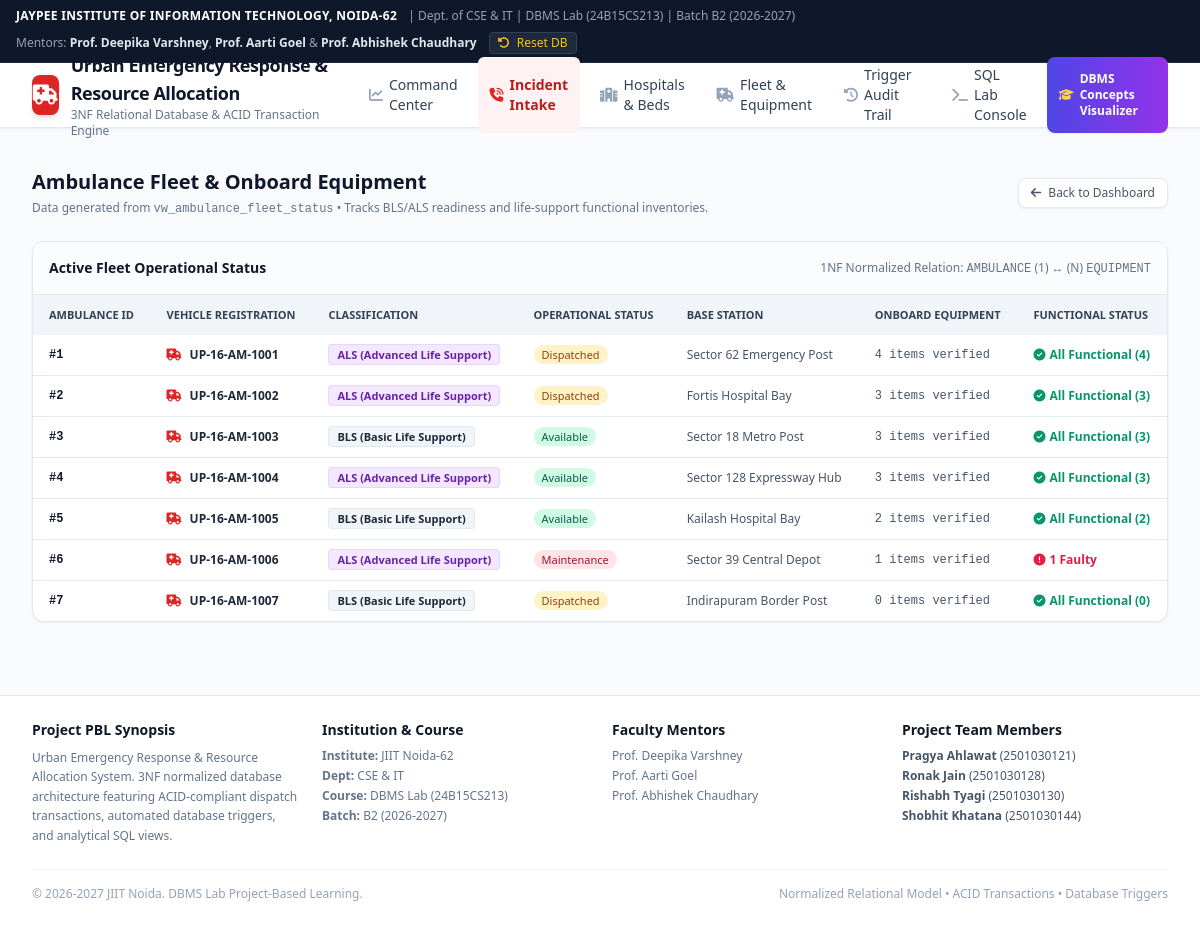
/fleet, run on the app's committed database.
### tables this page shows
CREATE TABLE AMBULANCE (
    ambulance_id INTEGER PRIMARY KEY AUTOINCREMENT,
    vehicle_no TEXT NOT NULL UNIQUE,
    type TEXT CHECK (type IN ('BLS', 'ALS')) NOT NULL,
    operational_status TEXT CHECK (operational_status IN ('Available', 'Dispatched', 'In-Transit', 'Maintenance')) DEFAULT 'Available' NOT NULL,
    base_station TEXT NOT NULL
);

### app.py (the view)
@app.route("/fleet")
def fleet_status():
    ambulances = db.get_ambulance_fleet()
    return render_template("fleet.html", ambulances=ambulances, title="Fleet & Equipment Tracking")

### database.py (called while the page is built)
def get_connection(db_path: str = DB_FILE) -> sqlite3.Connection:
    conn = sqlite3.connect(db_path, timeout=15.0)
    conn.execute("PRAGMA foreign_keys = ON;")
    conn.row_factory = sqlite3.Row
    return conn

def get_ambulance_fleet(db_path: str = DB_FILE) -> List[Dict[str, Any]]:
    conn = get_connection(db_path)
    try:
        cursor = conn.cursor()
        cursor.execute("SELECT * FROM vw_ambulance_fleet_status ORDER BY ambulance_id ASC")
        return [dict(row) for row in cursor.fetchall()]
    finally:
        conn.close()

### templates/fleet.html
{% extends "base.html" %}
{% block content %}
<div class="space-y-6">
    <div class="flex justify-between items-center">
        <div>
            <h1 class="text-xl font-bold text-slate-900">Ambulance Fleet & Onboard Equipment</h1>
            <p class="text-xs text-slate-500 mt-1">
                Data generated from <code>vw_ambulance_fleet_status</code> &bull; Tracks BLS/ALS readiness and life-support functional inventories.
            </p>
        </div>
        <a href="/" class="text-xs text-slate-600 hover:text-slate-900 bg-white border border-slate-200 px-3 py-1.5 rounded-lg shadow-sm">
            <i class="fa-solid fa-arrow-left mr-1"></i> Back to Dashboard
        </a>
    </div>
    <div class="bg-white rounded-xl border border-slate-200 shadow-sm overflow-hidden">
        <div class="p-4 border-b border-slate-200 bg-slate-50/50 flex justify-between items-center">
            <h3 class="text-sm font-bold text-slate-900">Active Fleet Operational Status</h3>
            <span class="text-xs text-slate-500">1NF Normalized Relation: <code>AMBULANCE</code> (1) &harr; (N) <code>EQUIPMENT</code></span>
        </div>
        <div class="overflow-x-auto">
            <table class="w-full text-left text-xs text-slate-600">
                <thead class="bg-slate-100 text-slate-700 uppercase font-semibold text-[11px]">
                    <tr>
                        <th class="py-3 px-4">Ambulance ID</th>
                        <th class="py-3 px-4">Vehicle Registration</th>
                        <th class="py-3 px-4">Classification</th>
                        <th class="py-3 px-4">Operational Status</th>
                        <th class="py-3 px-4">Base Station</th>
                        <th class="py-3 px-4">Onboard Equipment</th>
                        <th class="py-3 px-4">Functional Status</th>
                    </tr>
                </thead>
                <tbody class="divide-y divide-slate-200">
                    {% for a in ambulances %}
                    <tr class="hover:bg-slate-50">
                        <td class="py-3 px-4 font-mono font-bold text-slate-900">#{{ a.ambulance_id }}</td>
                        <td class="py-3 px-4 font-bold text-slate-800 flex items-center">
                            <i class="fa-solid fa-truck-medical mr-2 text-emergency-600"></i>
                            {{ a.vehicle_no }}
                        </td>
                        <td class="py-3 px-4">
                            <span class="px-2 py-0.5 rounded text-[11px] font-bold
                                {% if a.ambulance_type == 'ALS' %} bg-purple-100 text-purple-800 border border-purple-200
                                {% else %} bg-slate-100 text-slate-800 border border-slate-200 {% endif %}">
                                {{ a.ambulance_type }} ({{ 'Advanced Life Support' if a.ambulance_type == 'ALS' else 'Basic Life Support' }})
                            </span>
                        </td>
                        <td class="py-3 px-4">
                            <span class="px-2 py-0.5 rounded-full text-[11px] font-medium
                                {% if a.operational_status == 'Available' %} bg-emerald-100 text-emerald-800
                                {% elif a.operational_status in ('Dispatched', 'In-Transit') %} bg-amber-100 text-amber-800
                                {% else %} bg-rose-100 text-rose-800 {% endif %}">
                                {{ a.operational_status }}
                            </span>
                        </td>
                        <td class="py-3 px-4">{{ a.base_station }}</td>
                        <td class="py-3 px-4 font-mono font-medium">{{ a.total_equipment_count }} items verified</td>
                        <td class="py-3 px-4">
                            {% if a.faulty_equipment_count > 0 %}
                            <span class="text-rose-600 font-semibold"><i class="fa-solid fa-circle-exclamation mr-1"></i>{{ a.faulty_equipment_count }} Faulty</span>
                            {% else %}
                            <span class="text-emerald-600 font-semibold"><i class="fa-solid fa-circle-check mr-1"></i>All Functional ({{ a.functional_equipment_count }})</span>
                            {% endif %}
                        </td>
                    </tr>
                    {% endfor %}
                </tbody>
            </table>
        </div>
    </div>
</div>
{% endblock %}

### data on the page
AMBULANCE: ambulance_id "1", vehicle_no "UP-16-AM-1001", ambulance_type "ALS", type "Advanced Life Support", operational_status "Dispatched", base_station "Sector 62 Emergency Post", total_equipment_count "4", functional_equipment_count "4"
AMBULANCE: ambulance_id "2", vehicle_no "UP-16-AM-1002", ambulance_type "ALS", type "Advanced Life Support", operational_status "Dispatched", base_station "Fortis Hospital Bay", total_equipment_count "3", functional_equipment_count "3"
AMBULANCE: ambulance_id "3", vehicle_no "UP-16-AM-1003", ambulance_type "BLS", type "Basic Life Support", operational_status "Available", base_station "Sector 18 Metro Post", total_equipment_count "3", functional_equipment_count "3"
AMBULANCE: ambulance_id "4", vehicle_no "UP-16-AM-1004", ambulance_type "ALS", type "Advanced Life Support", operational_status "Available", base_station "Sector 128 Expressway Hub", total_equipment_count "3", functional_equipment_count "3"
AMBULANCE: ambulance_id "5", vehicle_no "UP-16-AM-1005", ambulance_type "BLS", type "Basic Life Support", operational_status "Available", base_station "Kailash Hospital Bay", total_equipment_count "2", functional_equipment_count "2"
AMBULANCE: ambulance_id "6", vehicle_no "UP-16-AM-1006", ambulance_type "ALS", type "Advanced Life Support", operational_status "Maintenance", base_station "Sector 39 Central Depot", total_equipment_count "1", faulty_equipment_count "1"
AMBULANCE: ambulance_id "7", vehicle_no "UP-16-AM-1007", ambulance_type "BLS", type "Basic Life Support", operational_status "Dispatched", base_station "Indirapuram Border Post", total_equipment_count "0", functional_equipment_count "0"
